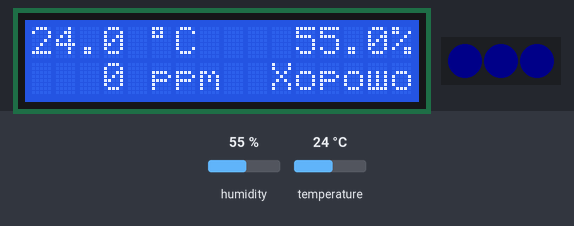
This sketch was run on a simulated Arduino Uno, built with avr-gcc and run on an emulated ATmega328P. On the bench: 16×2 character LCD, 3 RGB LEDs in strip order, left to right. The test bench sets the inputs (shaded band); at power-on: humidity 55 %, temperature 24 °C. Dim RGB values are drawn brighter than linear; what the sketch prints to the serial monitor is not drawn.

Above: at 1.7 s.
1.8 s: humidity set to 31 %
At 12.5 s:
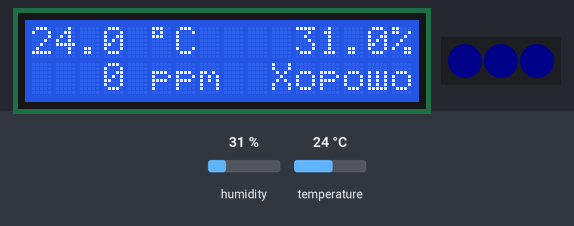
13.6 s: humidity set to 28 %
At 24.3 s:
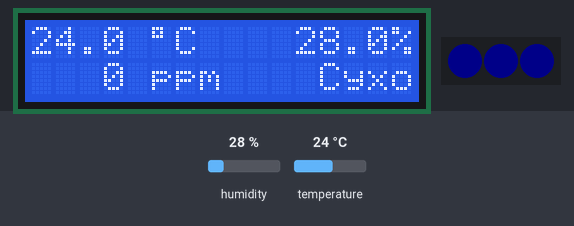
24.7 s: temperature set to 22.6 °C
At 34.8 s:
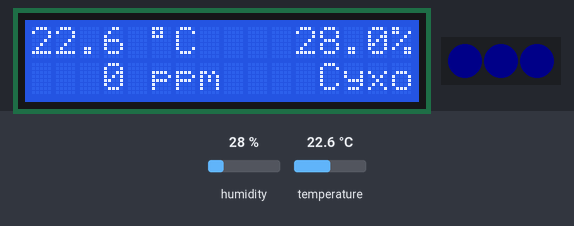
35.8 s: temperature set to 21.5 °C
At 46.3 s:
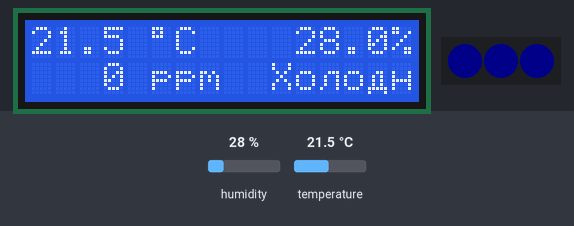
46.8 s: temperature set to 28 °C
At 57.4 s:
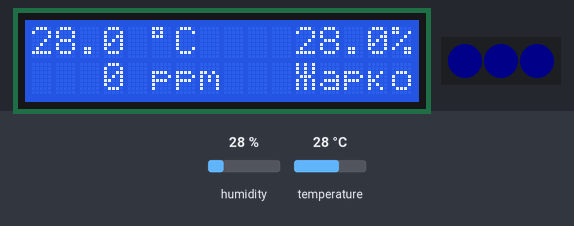
Timing chart, 0 to 58.9 s (numbered marks = the images above; inputs shaded):
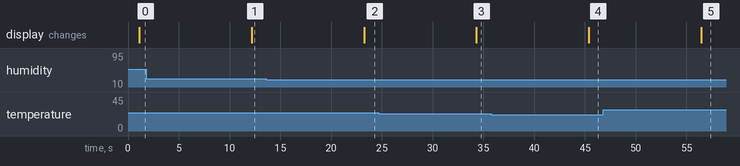

The sketch:

main.ino
```cpp
#include <SoftwareSerial.h>
#include <FastLED.h>
#include "DHT.h"
#define _LCD_TYPE 1 // Кринж, но эту строчку придется оставить тут
#include "LCD_1602_RUS_ALL.h"

// Конфигурация
#define NUM_LEDS 3          // Количество ARGB светодиодов на пине
#define LED_PIN 10          // Пин ARGB ленты
#define LED_BRIGHTNESS 10   // Яркость светодиодов 0-255
#define CO2_PIN_TX 7        // Пин датчика CO2 (TX пин от датчика)
#define CO2_PIN_RX 6        // Пин датчика CO2 (RX пин от датчика)
#define TEMP_AND_HUMI_PIN 9 // Пин датчика температуры и влажности

// Служебные глобальные переменные
// Датчик CO2 MH-Z19
SoftwareSerial serialCO2(CO2_PIN_TX, CO2_PIN_RX);
byte cmd[9] = {0xFF, 0x01, 0x86, 0x00, 0x00, 0x00, 0x00, 0x00, 0x79};
char response[9]; // здесь будет ответ
// ARGB светодиодная лента WS2812
CRGB leds[NUM_LEDS];
// Температура и влажность DHT22
DHT dht(TEMP_AND_HUMI_PIN, DHT22);
// Дисплей lcm1602 на i2c
LCD_1602_RUS lcd(0x27, 16, 2);

// Глобальные переменные, используемые в коде
byte color[3] = {0, 0, 0}; // Цвет ARGB ленты
int ppm = 0;               // Значение CO2
float temp = 0;            // Значение температуры
float humidity = 0;        // Значение влажности
bool error = 0;            // Флаг ошибки

void setup()
{
  Serial.begin(9600); // это наш монитор
  Serial.println("Duhometer ver. 0.2, build 006");
  serialCO2.begin(9600); // а это датчик CO2
  FastLED.addLeds<WS2812, LED_PIN, GRB>(leds, NUM_LEDS);
  FastLED.setBrightness(LED_BRIGHTNESS);
  dht.begin();
  lcd.init();
  lcd.backlight();
}

void loop()
{
  // Запрос показаний с датчиков
  askPPM();             // CO2
  askTempAndhumidity(); // Температура и влажность

  // Преобразование значений
  ppmToColor(); // Конвертим значение с датчика CO2 в цвет

  // Установка показаний на выводы
  setColor();       // Установка цвета ленты
  setDisplayText(); // Установка значений на дисплей
  Serial.println("{" +
                 String("ppm: ") + padStringToLength(String(ppm), 4) + ", " +
                 String("red: ") + padStringToLength(String(color[0]), 3) + ", " +
                 String("green: ") + padStringToLength(String(color[1]), 3) + ", " +
                 String("blue: ") + padStringToLength(String(color[2]), 3) + ", " +
                 String("temp: ") + padStringToLength(String(temp), 4) + ", " +
                 String("humidity: ") + padStringToLength(String(humidity), 4) +
                 "}");

  delay(10000); // Задержка 10 секунд
}

void ppmToColor()
{
  if (ppm >= 400 && ppm < 800) // Зеленый, хорошо
  {
    color[0] = 0;
    color[1] = 255;
    color[2] = 0;
  }
  else if (ppm >= 800 && ppm < 1200) // Желтый, норм
  {
    color[0] = 150;
    color[1] = 150;
    color[2] = 0;
  }
  else if (ppm >= 1200 && ppm < 1600) // Оранжевый, норм
  {
    color[0] = 200;
    color[1] = 100;
    color[2] = 0;
  }
  else if (ppm >= 1600) // Красный, пллохо
  {
    color[0] = 255;
    color[1] = 0;
    color[2] = 0;
  }
  else
    error = 1; // Синий, что-то пошло не так
}

void askPPM()
{
  serialCO2.write(cmd, 9);
  serialCO2.readBytes(response, 9);
  int responseHigh = (byte)response[2];
  int responseLow = (byte)response[3];
  ppm = (256 * responseHigh) + responseLow;
}

void askTempAndhumidity()
{
  temp = dht.readTemperature();
  humidity = dht.readHumidity();
  if (isnan(temp) || isnan(humidity))
  {
    error = 1;
    Serial.println(F("Failed to read from DHT sensor!"));
  }
}

void setDisplayText()
{
  lcd.setCursor(0, 0);
  lcd.print(padStringToLength(String(temp), 4) + String(" °C    ") + padStringToLength(String(humidity), 4) + "%");
  lcd.setCursor(0, 1);
  lcd.print(padStringToLength(String(ppm), 4) + " ppm  " + getStatus());
}

void setColor()
{
  if (error) // Синий, если что-то пошло не так
  {
    color[0] = 0;
    color[1] = 0;
    color[2] = 255;
  }
  for (int i = 0; i < NUM_LEDS; i++)
  {
    leds[i].r = color[1]; // Красный это зеленый!
    leds[i].g = color[0]; // ЗЕЛЕНЫЙ ЭТО КРАСНЫЙ!!!
    leds[i].b = color[2]; // синий это синий
  }
  FastLED.show();
}

// Подгоняет строку под заданный размер (не работает с кириллицей)
// Пример 1: "abc", 5 => "  abc"
// Пример 2: "abcdefg", 5 => "abcde"
String padStringToLength(String input, byte length)
{
  String output = "";
  if (input.length() >= length)
  {
    for (int i = 0; i < length; i++)
      output += input[i];
  }
  else
  {
    output = input;
    for (int i = input.length(); i < length; i++)
      output = " " + output;
  }
  return output;
}

// Все, что более 6 символов не будет умещаться на экране
String getStatus()
{
  if (ppm > 1600)
    return "Духота";
  if (ppm > 1200)
    return " Душно";
  if (temp > 26)
    return " Жарко";
  if (temp < 22)
    return "Холодно";
  if (humidity > 60)
    return "Влажно";
  if (humidity < 30)
    return "  Сухо";
  if (ppm > 800)
    return "  Норм";
  return "Хорошо";
}
```

LCD_1602_RUS_ALL.h
```cpp
#ifndef _LCD_1602_RUS_ALL_h
#define _LCD_1602_RUS_ALL_h

//#define _LCD_TYPE Тип подключения дисплея: 1 - по шине I2C, 2 - десятиконтактное. Обязательно указывать ДО подключения библиотеки
//Если этого не сделать, при компиляции возникнет ошибка: "LCD type connect has not been declared"
#if (_LCD_TYPE != 1)&&(_LCD_TYPE != 2)
#error "LCD type connect has not been declared"
#endif

#if defined(ARDUINO) && ARDUINO >= 100
#include "Arduino.h"
#else
#include "WProgram.h"
#endif

#if defined(ESP8266) || defined(ESP32)
#include <pgmspace.h>
#else
#include <avr/pgmspace.h>
#endif
#if (_LCD_TYPE == 1) //Подключение по I2C
#define LCD_LIB LiquidCrystal_I2C
#define LCD_LIB_H <LiquidCrystal_I2C.h>
#elif (_LCD_TYPE == 2) //Подключение 10-контактное
#define LCD_LIB LiquidCrystal
#define LCD_LIB_H <LiquidCrystal.h>
#endif
#include LCD_LIB_H
#include <Print.h>
#include <Wire.h>
#include "font_LCD_1602_RUS.h"

#ifdef ARDUINO_ARCH_AVR
typedef uint32_t _uint_farptr_t;
#else
typedef uint8_t* _uint_farptr_t;
#ifndef memcpy_PF
#define memcpy_PF(dest, src, len) memcpy_P((dest), (src), (len))
#endif
#endif

//Описание класса набора изменяемых символов
class Symbol {
  public:
    Symbol (uint16_t _code)//Конструктор с начальной инициализацией класса по коду символа в unicode
    {
      index = 255;//Начальная инициализация (неинициализированы = 255)
      code = _code;
    }

    _uint_farptr_t getBitmap()//указатель на растровое изображение символа в дальней памяти. Для работы с таким указателем необходимо использовать функцию memcpy_PF(...)
    {
      uint16_t _tmp_unicode;

      for (uint8_t i = 0; i < ((sizeof(symbol_image)) / (sizeof(symbol_image[0]))); i++)
      {
        memcpy_PF(&_tmp_unicode, (_uint_farptr_t)&symbol_image[i]._unicode, sizeof(_tmp_unicode));//Загрузка значения из дальней памяти
        if (_tmp_unicode == code)
          return (_uint_farptr_t)symbol_image[i]._rastr;
      }
      return (_uint_farptr_t)0xFF;//Возвращает 255 при отсутствии совпадения (ошибка)
    }

    uint8_t index;
    uint16_t code;//Код символа в unicode
};

//Описание класса LCD_1602_RUS
//user_custom_symbols - количество символов, доступное пользователю для использования в своих целях (не более 8)
//Всего переопределяемых символов в LCD - 8.
//Символы с индексом от 0 до (7 - user_custom_symbols) используются библиотекой
//Символы с индексом от (8 - user_custom_symbols) до 7 - можно переопределять пользователю
//По умолчанию количество переопределяемых символов равно 0
class LCD_1602_RUS : public LCD_LIB {
  public:
#if (_LCD_TYPE == 1)
    LCD_1602_RUS (uint8_t lcd_Addr, uint8_t lcd_cols, uint8_t lcd_rows, uint8_t user_custom_symbols = 0) : LCD_LIB (lcd_Addr, lcd_cols, lcd_rows) { //Конструктор для подключения I2C
      init_priv(user_custom_symbols);
    }
#elif (_LCD_TYPE == 2)
    LCD_1602_RUS (uint8_t rs,  uint8_t enable,
                  uint8_t d0, uint8_t d1, uint8_t d2, uint8_t d3, uint8_t user_custom_symbols = 0) : LCD_LIB (rs, enable, d0, d1, d2, d3) { //Конструктор для подключения 10-pin
      init_priv(user_custom_symbols);
    }
#endif

#ifdef FDB_LIQUID_CRYSTAL_I2C_H
#if defined(ARDUINO_ESP8266_ESP01) //Для ESP8266-01
    void init(uint8_t _sda = SDA, uint8_t _scl = SCL) {
      Wire.pins(_sda, _scl);
      LCD_LIB::begin();
    }
#else
    void init() {
      LCD_LIB::begin();
    }
#endif
#elif defined(ARDUINO_ESP8266_ESP01)  //Для ESP8266-01
    void init(uint8_t _sda = SDA, uint8_t _scl = SCL) {
      Wire.pins(_sda, _scl);
      LCD_LIB::init();
    }
#endif

    void print(const wchar_t* _str) {
      int current_char  = 0;
      int size = 0;

      //Определяем длину строки (количество символов)
      size = wStrlen((uint8_t*)_str);
      /*while (_str[size] != 0)
      {
        size++;
      }*/

      while (current_char < size)
      {
        printwc(_str[current_char]);
        current_char++;
        cursor_col++;
      }
    }
    void print(const char *c_str) {
      wchar_t _str;
      int current_char = 0;
      int size = strlen(c_str);

      while (current_char < size)
      {
        current_char += mbtowc(&_str, (char *)c_str + current_char, 2);
        printwc(_str);
        cursor_col++;
      }
    }
    void print(const String & str) {
      wchar_t _str;
      const char *c_str = str.c_str();
      int current_char = 0;
      int size = str.length();

      while (current_char < size)
      {
        current_char += mbtowc(&_str, (char*)c_str + current_char, 2);
        printwc(_str);
        cursor_col++;
      }
    }

    template <typename T> void print(T val, int base) {
      cursor_col += LCD_LIB::print(val, base);
    }

    void clear() {
      LCD_LIB::clear();
      ResetAllIndex();
    }

    void setCursor(uint8_t col, uint8_t row) {
      cursor_col = col;
      cursor_row = row;
      LCD_LIB::setCursor(cursor_col, cursor_row);
    }

    uint8_t getCursorCol() {
      return cursor_col;
    }

    uint8_t getCursorRow() {
      return cursor_row;
    }

    //Возвращает длину строки для символов, кодируемых двумя и более байтами (unicode, UTF-8)
    int wStrlen(uint8_t *data) {
      int i = 0;
      int count = 0;
      while (data[i]) {
        if ((data[i] & 0xC0) != 0x80)
          count++;
        i++;
      }
      return count;
    }

    //Перевод символа из кодировки ASCII в Win1251 (для печати расширенных русских символов на LCD)
    wchar_t *ascii_win1251(unsigned char ascii) {
      if (ascii == 168) *char_utf8 = 0x401; //код ASCII буквы Ё (0xA8)
      else if (ascii == 184) *char_utf8 = 0x451; //код ASCII буквы ё (0xB8)
      else if (ascii == 165) *char_utf8 = 0x490; //код Ukr. ASCII буквы Г (0xA5)
      else if (ascii == 180) *char_utf8 = 0x491; //код Ukr. ASCII буквы г (0xB4)
      else if (ascii == 170) *char_utf8 = 0x404; //код Ukr. ASCII буквы Е (0xAA)
      else if (ascii == 186) *char_utf8 = 0x454; //код Ukr. ASCII буквы е (0xBA)
      else if (ascii == 175) *char_utf8 = 0x407; //код Ukr. ASCII буквы I (0xAF)
      else if (ascii == 191) *char_utf8 = 0x457; //код Ukr. ASCII буквы i (0xBF)
      else if (ascii >= 192) //остальные буквы русского алфавита
      {
        *char_utf8 = ascii + 848;
      }
      else *char_utf8 = ascii;

      return char_utf8;
    }
    //Перевод символа из кодировки ASCII в UTF-8 (для печати расширенных русских символов на LCD)
    //*ascii - указатель на массив из двух байт
    wchar_t *ascii_utf8(unsigned char *ascii) {
      if (ascii[0] > 0x7F)
      { //Кириллица
        if ((ascii[0] == 0xD0) && (ascii[1] == 0x81)) *char_utf8 = 0x401; //код ASCII буквы Ё (0xD081)
        else if ((ascii[0] == 0xD1) && (ascii[1] == 0x91)) *char_utf8 = 0x451; //код ASCII буквы ё (0xD191)
        else if ((ascii[0] == 0xD2) && (ascii[1] == 0x90)) *char_utf8 = 0x490; //код Ukr. ASCII буквы Г (0xD290)
        else if ((ascii[0] == 0xD2) && (ascii[1] == 0x91)) *char_utf8 = 0x491; //код Ukr. ASCII буквы г (0xD291)
        else if ((ascii[0] == 0xD0) && (ascii[1] == 0x84)) *char_utf8 = 0x404; //код Ukr. ASCII буквы Е (0xD084)
        else if ((ascii[0] == 0xD1) && (ascii[1] == 0x94)) *char_utf8 = 0x454; //код Ukr. ASCII буквы е (0xD194)
        else if ((ascii[0] == 0xD0) && (ascii[1] == 0x87)) *char_utf8 = 0x407; //код Ukr. ASCII буквы I (0xD087)
        else if ((ascii[0] == 0xD1) && (ascii[1] == 0x97)) *char_utf8 = 0x457; //код Ukr. ASCII буквы i (0xD087)
        else if ((ascii[0] == 0xD0) && (ascii[1] >= 0x90) && (ascii[1] <= 0xBF)) //остальные буквы русского алфавита (А...Я а...п)
        {
          *char_utf8 = ascii[1] + 896;
        }
        else if ((ascii[0] == 0xD1) && (ascii[1] >= 0x80) && (ascii[1] <= 0x8F)) //остальные буквы русского алфавита (р...я)
        {
          *char_utf8 = ascii[1] + 960;
        }
      }
      else
      { //Латиница
        *char_utf8 = ascii[0];
      }
      return char_utf8;
    }

    void ResetAllIndex() {
      symbol_index = 0;
      for (uint8_t i = 0; i < ((sizeof(font)) / (sizeof(font[0]))); i++)
        font[i].index = 255;
    }

  private:
    void init_priv(uint8_t _user_custom_symbols) { //Инициализация конструктора
      max_symbol_count = 8 - _user_custom_symbols;
      cursor_col = 0;
      cursor_row = 0;
      ResetAllIndex();//Сброс значений индексов (неинициализированы = 255)
    }

    uint8_t getIndex(uint16_t unicode) { //Функция возвращает индекс символа в массиве font по передаваемому в функцию коду unicode
      //unicode - код символа в unicode
      for (uint8_t i = 0; i < ((sizeof(font)) / (sizeof(font[0]))); i++)
      {
        if (unicode == font[i].code)
          return i;
      }
      return 0xFF;//Возвращает 255 при отсутствии совпадения (ошибка)
    }

    void CharSetToLCD(uint8_t *array, uint8_t *index) { //Загрузка растрового изображения символа в LCD
      uint8_t x, y;

      if (*index == 255) // Если символ еще не создан, то создаем
      {
        x = getCursorCol();
        y = getCursorRow();
        LCD_LIB::createChar(symbol_index, (uint8_t *)array);// Создаем символ на текущем (по очереди) месте в знакогенераторе (от 0 до MAX_SYMBOL_COUNT)
        setCursor(x, y);
        LCD_LIB::write(symbol_index);// Выводим символ на экран
        //Запомианем, что букве соответствует определенный индекс
        *index = symbol_index;
        symbol_index++;
        if (symbol_index >= max_symbol_count)
        {
          ResetAllIndex();
        }
      }
      else   //Иначе печатаем уже существующий
        LCD_LIB::write(*index);
    }

    void printwc(const wchar_t _chr) {
      uint8_t rus_[8];

      if (_chr < 128) //Английский алфавит без изменения
        LCD_LIB::print((char)_chr);
      else
        //Кириллица
        //Единовременно может быть заменено только 8 символов
        switch (_chr)
        {
          //Русский алфавит, использующий одинаковые с английским алфавитом символы
          case 1040: //А
            LCD_LIB::print("A");
            break;
          case 1042: //В
            LCD_LIB::print("B");
            break;
          case 1045: //Е
            LCD_LIB::print("E");
            break;
          case 1025: //Ё
            LCD_LIB::print("E");
            break;
          case 1050: //К
            LCD_LIB::print("K");
            break;
          case 1052: //M
            LCD_LIB::print("M");
            break;
          case 1053: //H
            LCD_LIB::print("H");
            break;
          case 1054: //O
            LCD_LIB::print("O");
            break;
          case 1056: //P
            LCD_LIB::print("P");
            break;
          case 1057: //C
            LCD_LIB::print("C");
            break;
          case 1058: //T
            LCD_LIB::print("T");
            break;
          case 1061: //X
            LCD_LIB::print("X");
            break;
          case 1072: //а
            LCD_LIB::print("a");
            break;
          case 1077: //е
            LCD_LIB::print("e");
            break;
          case 1086: //o
            LCD_LIB::print("o");
            break;
          case 1088: //p
            LCD_LIB::print("p");
            break;
          case 1089: //c
            LCD_LIB::print("c");
            break;
          case 1091: //y
            LCD_LIB::print("y");
            break;
          case 1093: //x
            LCD_LIB::print("x");
            break;
          case 0x00B0: //Знак градуса
            LCD_LIB::write(223);
            break;
          default:
            //Русский алфавит, требующий новых символов
            memcpy_PF(rus_, (_uint_farptr_t)font[getIndex(_chr)].getBitmap(), 8);
            CharSetToLCD((uint8_t *)rus_, &font[getIndex(_chr)].index);
            break;
        }
    }

    uint8_t mbtowc(wchar_t *_chr, char *_str, uint8_t mb_num) {
      if (mb_num != 2) return 0;
      if ((_str[0] & 0xC0) == 0xC0 && (_str[1] & 0x80) == 0x80) {
        *_chr = ((_str[0] & 0x1F) << 6) + (_str[1] & 0x3F);
        return 2;
      }
      else {
        *_chr = _str[0];
        return 1;
      }
    }

    uint8_t max_symbol_count;  //Максимальное количество переназначаемых символов (по умолчанию 8: от 0 до 7)
    int symbol_index;//Индекс символа (от 0 до MAX_SYMBOL_COUNT)
    uint8_t cursor_col;
    uint8_t cursor_row;
    wchar_t char_utf8[2] = {0};
    Symbol font[53] = { //Переменная font - набор изменияемых символов
      1041, //Б
      1043, //Г
      1044, //Д
      1046, //Ж
      1047, //З
      1048, //И

      1049, //Й
      1051, //Л
      1055, //П
      1059, //У
      1060, //Ф

      1062, //Ц
      1063, //Ч
      1064, //Ш
      1065, //Щ

      1066, //Ъ
      1067, //Ы
      1068, //Ь
      1069, //Э
      1070, //Ю
      1071, //Я

      1073, //б
      1074, //в
      1075, //г
      1076, //д
      1105, //ё
      1078, //ж

      1079, //з
      1080, //и
      1081, //й
      1082, //к
      1083, //л

      1084, //м
      1085, //н
      1087, //п
      1090, //т

      1092, //ф
      1094, //ц
      1095, //ч
      1096, //ш
      1097, //щ
      1098, //ъ

      1099, //ы
      1100, //ь
      1101, //э
      1102, //ю
      1103, //я

      0x490, //Укр. Г
      0x491, //укр. г
      0x404, //укр Е
      0x454, //укр е
      0x407, //укр I
      0x457 //укр i
    };
};

#endif
```

Source omitted: font_LCD_1602_RUS.h (5768 bytes)

Measured:
- the behaviour switches between 30 and 29 % on humidity (found by bisection; images 1 and 2)
- the behaviour switches between 22 and 21.9 °C on temperature (found by bisection; images 3 and 4)
- after the input at 1.8 s, the display: changes after 10.4 s (image 1)
- after the input at 13.6 s, the display: changes after 9.7 s (image 2)
- after the input at 24.7 s, the display: changes after 9.6 s (image 3)
- after the input at 35.8 s, the display: changes after 9.6 s (image 4)
- after the input at 46.8 s, the display: changes after 9.7 s (image 5)
